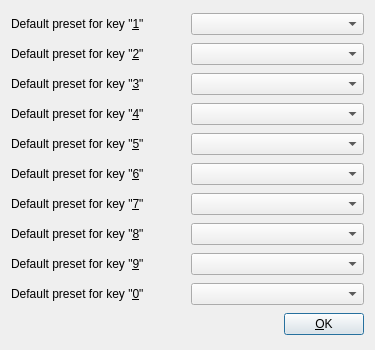
<?xml version="1.0" encoding="UTF-8"?>
<ui version="4.0">
 <class>QuickPresets</class>
 <widget class="QDialog" name="QuickPresets">
  <property name="geometry">
   <rect>
    <x>0</x>
    <y>0</y>
    <width>375</width>
    <height>350</height>
   </rect>
  </property>
  <property name="windowTitle">
   <string>Quick Presets</string>
  </property>
  <property name="accessibleName">
   <string>Quick presets window</string>
  </property>
  <property name="accessibleDescription">
   <string>Allows you to set presets to be quickly loaded with a shortcut</string>
  </property>
  <layout class="QVBoxLayout" name="verticalLayout">
   <item>
    <layout class="QHBoxLayout" name="horizontalLayout_2">
     <item>
      <widget class="QLabel" name="label_2">
       <property name="text">
        <string>Default preset for key &quot;&amp;1&quot;</string>
       </property>
       <property name="buddy">
        <cstring>comboBox_2</cstring>
       </property>
      </widget>
     </item>
     <item>
      <widget class="QComboBox" name="comboBox_2">
       <property name="accessibleName">
        <string>Preset 1</string>
       </property>
       <property name="accessibleDescription">
        <string>Select which slot to load with shortcut</string>
       </property>
      </widget>
     </item>
    </layout>
   </item>
   <item>
    <layout class="QHBoxLayout" name="horizontalLayout_3">
     <item>
      <widget class="QLabel" name="label_3">
       <property name="text">
        <string>Default preset for key &quot;&amp;2&quot;</string>
       </property>
       <property name="buddy">
        <cstring>comboBox_3</cstring>
       </property>
      </widget>
     </item>
     <item>
      <widget class="QComboBox" name="comboBox_3">
       <property name="accessibleName">
        <string>Preset 2</string>
       </property>
       <property name="accessibleDescription">
        <string>Select which slot to load with shortcut</string>
       </property>
      </widget>
     </item>
    </layout>
   </item>
   <item>
    <layout class="QHBoxLayout" name="horizontalLayout_4">
     <item>
      <widget class="QLabel" name="label_4">
       <property name="text">
        <string>Default preset for key &quot;&amp;3&quot;</string>
       </property>
       <property name="buddy">
        <cstring>comboBox_4</cstring>
       </property>
      </widget>
     </item>
     <item>
      <widget class="QComboBox" name="comboBox_4">
       <property name="accessibleName">
        <string>Preset 3</string>
       </property>
       <property name="accessibleDescription">
        <string>Select which slot to load with shortcut</string>
       </property>
      </widget>
     </item>
    </layout>
   </item>
   <item>
    <layout class="QHBoxLayout" name="horizontalLayout_5">
     <item>
      <widget class="QLabel" name="label_5">
       <property name="text">
        <string>Default preset for key &quot;&amp;4&quot;</string>
       </property>
       <property name="buddy">
        <cstring>comboBox_5</cstring>
       </property>
      </widget>
     </item>
     <item>
      <widget class="QComboBox" name="comboBox_5">
       <property name="accessibleName">
        <string>Preset 4</string>
       </property>
       <property name="accessibleDescription">
        <string>Select which slot to load with shortcut</string>
       </property>
      </widget>
     </item>
    </layout>
   </item>
   <item>
    <layout class="QHBoxLayout" name="horizontalLayout_6">
     <item>
      <widget class="QLabel" name="label_6">
       <property name="text">
        <string>Default preset for key &quot;&amp;5&quot;</string>
       </property>
       <property name="buddy">
        <cstring>comboBox_6</cstring>
       </property>
      </widget>
     </item>
     <item>
      <widget class="QComboBox" name="comboBox_6">
       <property name="accessibleName">
        <string>Preset 5</string>
       </property>
       <property name="accessibleDescription">
        <string>Select which slot to load with shortcut</string>
       </property>
      </widget>
     </item>
    </layout>
   </item>
   <item>
    <layout class="QHBoxLayout" name="horizontalLayout_7">
     <item>
      <widget class="QLabel" name="label_7">
       <property name="text">
        <string>Default preset for key &quot;&amp;6&quot;</string>
       </property>
       <property name="buddy">
        <cstring>comboBox_7</cstring>
       </property>
      </widget>
     </item>
     <item>
      <widget class="QComboBox" name="comboBox_7">
       <property name="accessibleName">
        <string>Preset 6</string>
       </property>
       <property name="accessibleDescription">
        <string>Select which slot to load with shortcut</string>
       </property>
      </widget>
     </item>
    </layout>
   </item>
   <item>
    <layout class="QHBoxLayout" name="horizontalLayout_8">
     <item>
      <widget class="QLabel" name="label_8">
       <property name="text">
        <string>Default preset for key &quot;&amp;7&quot;</string>
       </property>
       <property name="buddy">
        <cstring>comboBox_8</cstring>
       </property>
      </widget>
     </item>
     <item>
      <widget class="QComboBox" name="comboBox_8">
       <property name="accessibleName">
        <string>Preset 7</string>
       </property>
       <property name="accessibleDescription">
        <string>Select which slot to load with shortcut</string>
       </property>
      </widget>
     </item>
    </layout>
   </item>
   <item>
    <layout class="QHBoxLayout" name="horizontalLayout_9">
     <item>
      <widget class="QLabel" name="label_9">
       <property name="text">
        <string>Default preset for key &quot;&amp;8&quot;</string>
       </property>
       <property name="buddy">
        <cstring>comboBox_9</cstring>
       </property>
      </widget>
     </item>
     <item>
      <widget class="QComboBox" name="comboBox_9">
       <property name="accessibleName">
        <string>Preset 8</string>
       </property>
       <property name="accessibleDescription">
        <string>Select which slot to load with shortcut</string>
       </property>
      </widget>
     </item>
    </layout>
   </item>
   <item>
    <layout class="QHBoxLayout" name="horizontalLayout_10">
     <item>
      <widget class="QLabel" name="label_10">
       <property name="text">
        <string>Default preset for key &quot;&amp;9&quot;</string>
       </property>
       <property name="buddy">
        <cstring>comboBox_10</cstring>
       </property>
      </widget>
     </item>
     <item>
      <widget class="QComboBox" name="comboBox_10">
       <property name="accessibleName">
        <string>Preset 9</string>
       </property>
       <property name="accessibleDescription">
        <string>Select which slot to load with shortcut</string>
       </property>
      </widget>
     </item>
    </layout>
   </item>
   <item>
    <layout class="QHBoxLayout" name="horizontalLayout">
     <item>
      <widget class="QLabel" name="label">
       <property name="text">
        <string>Default preset for key &quot;&amp;0&quot;</string>
       </property>
       <property name="buddy">
        <cstring>comboBox</cstring>
       </property>
      </widget>
     </item>
     <item>
      <widget class="QComboBox" name="comboBox">
       <property name="accessibleName">
        <string>Preset 0</string>
       </property>
       <property name="accessibleDescription">
        <string>Select which slot to load with shortcut</string>
       </property>
      </widget>
     </item>
    </layout>
   </item>
   <item>
    <layout class="QHBoxLayout" name="horizontalLayout_11">
     <item>
      <spacer name="horizontalSpacer">
       <property name="orientation">
        <enum>Qt::Horizontal</enum>
       </property>
       <property name="sizeHint" stdset="0">
        <size>
         <width>40</width>
         <height>20</height>
        </size>
       </property>
      </spacer>
     </item>
     <item>
      <widget class="QPushButton" name="pushButton">
       <property name="accessibleName">
        <string>OK</string>
       </property>
       <property name="accessibleDescription">
        <string>Save settings and close window</string>
       </property>
       <property name="text">
        <string>&amp;OK</string>
       </property>
       <property name="shortcut">
        <string>Return</string>
       </property>
      </widget>
     </item>
    </layout>
   </item>
  </layout>
 </widget>
 <resources/>
 <connections/>
</ui>
